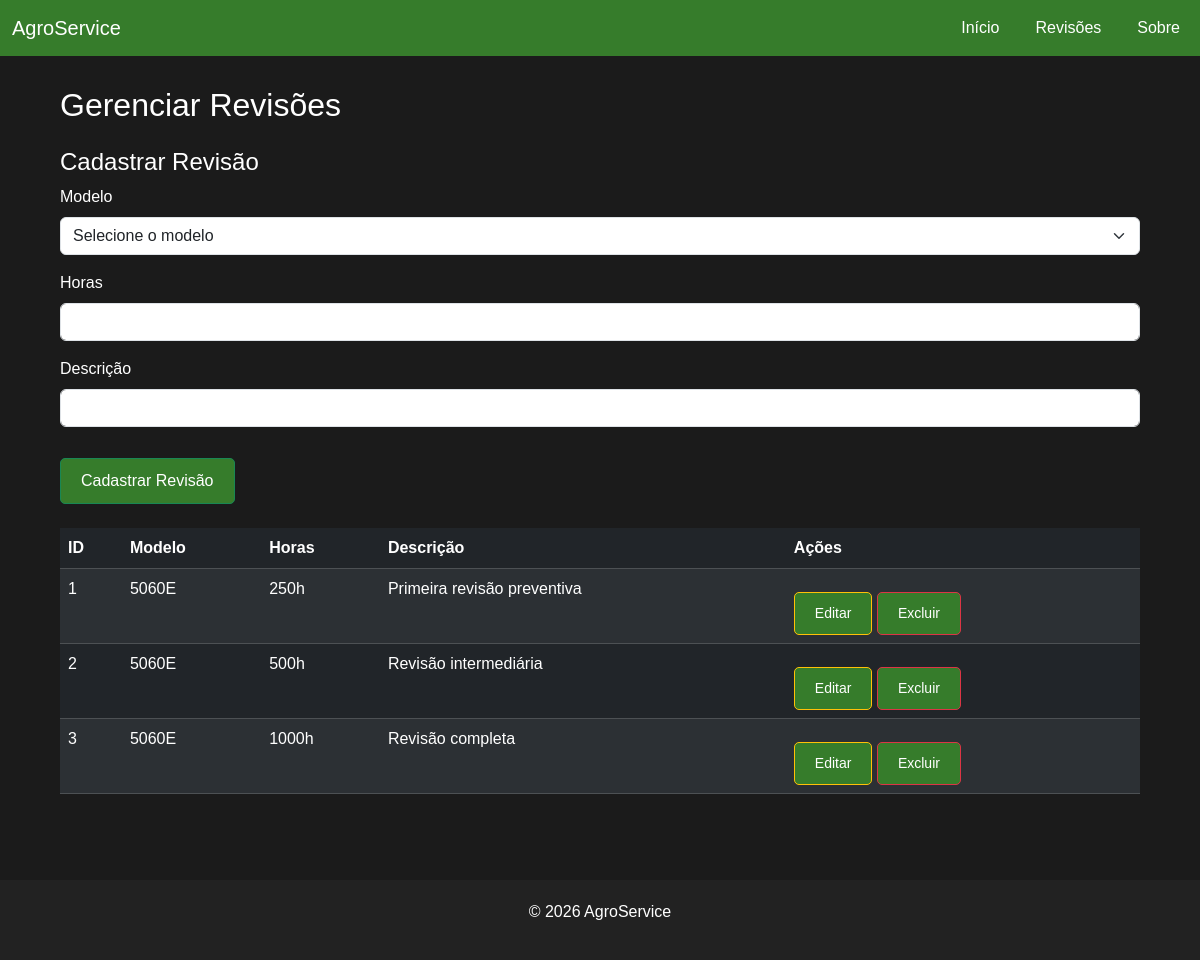
Page /gerenciar_revisoes.php on the committed database.
### tables this page shows
CREATE TABLE `revisoes` (
  `id_revisao` int(11) NOT NULL,
  `id_modelo` int(11) NOT NULL,
  `horas` int(11) NOT NULL,
  `descricao` varchar(255) DEFAULT NULL
);

CREATE TABLE `modelostratores` (
  `id_modelo` int(11) NOT NULL,
  `modelo` varchar(50) NOT NULL
);

### gerenciar_revisoes.php (the view, shortened to what this page needs)
<?php
include 'config.php';
include 'includes/header.php';
include 'includes/menu.php';
$sql = "SELECT
            r.id_revisao,
            m.modelo,
            r.horas,
            r.descricao
        FROM revisoes r
        INNER JOIN modelostratores m
            ON r.id_modelo = m.id_modelo
        ORDER BY r.horas";
$resultado = $conn->query($sql);
?>
<div class="container">
    <h2>Gerenciar Revisões</h2>
    <h4 class="mt-4">Cadastrar Revisão</h4>
<form method="POST" class="mb-4">
    <div class="mb-3">
        <label class="form-label">Modelo</label>
        <select name="id_modelo" class="form-select" required>
            <option value="">Selecione o modelo</option>
        </select>
    </div>
    <div class="mb-3">
        <label class="form-label">Horas</label>
        <input
            type="number"
            name="horas"
            class="form-control"
            required
        >
    </div>
    <div class="mb-3">
        <label class="form-label">Descrição</label>
        <input
            type="text"
            name="descricao"
            class="form-control"
            required
        >
    </div>
    <button type="submit" class="btn btn-success">
        Cadastrar Revisão
    </button>
</form>
    <table class="table table-dark table-striped">
        <thead>
            <tr>
                <th>ID</th>
                <th>Modelo</th>
                <th>Horas</th>
                <th>Descrição</th>
                <th>Ações</th>
            </tr>
        </thead>
        <tbody>
            <?php while ($linha = $resultado->fetch_assoc()): ?>
                <tr>
                    <td><?= $linha['id_revisao']; ?></td>
                    <td><?= $linha['modelo']; ?></td>
                    <td><?= $linha['horas']; ?>h</td>
                    <td><?= $linha['descricao']; ?></td>
                    <td>
                        <a
                            href="editar_revisao.php?id=<?= $linha['id_revisao']; ?>"
                            class="btn btn-warning btn-sm"
                        >
                            Editar
                        </a>
                        <a
                            href="excluir_revisao.php?id=<?= $linha['id_revisao']; ?>"
                            class="btn btn-danger btn-sm"
                        >
                            Excluir
                        </a>
                    </td>
                </tr>
            <?php endwhile; ?>
        </tbody>
    </table>
</div>
<?php include 'includes/footer.php'; ?>

### css/style.css (style rules this page uses)
* { margin: 0; padding: 0; box-sizing: border-box; font-family: Arial, sans-serif; }
body { background: #1b1b1b; color: white; }
.container { width: 90%; margin: auto; padding: 30px 0; }
.btn { display: inline-block; margin-top: 15px; padding: 10px 20px; background: #367C2B; color: white; text-decoration: none; border-radius: 5px; transition: 0.3s; }

### rows in the picture
revisoes: id_revisao "1", id_modelo.modelo "5060E", horas "250", descricao "Primeira revisão preventiva"
revisoes: id_revisao "2", id_modelo.modelo "5060E", horas "500", descricao "Revisão intermediária"
revisoes: id_revisao "3", id_modelo.modelo "5060E", horas "1000", descricao "Revisão completa"
